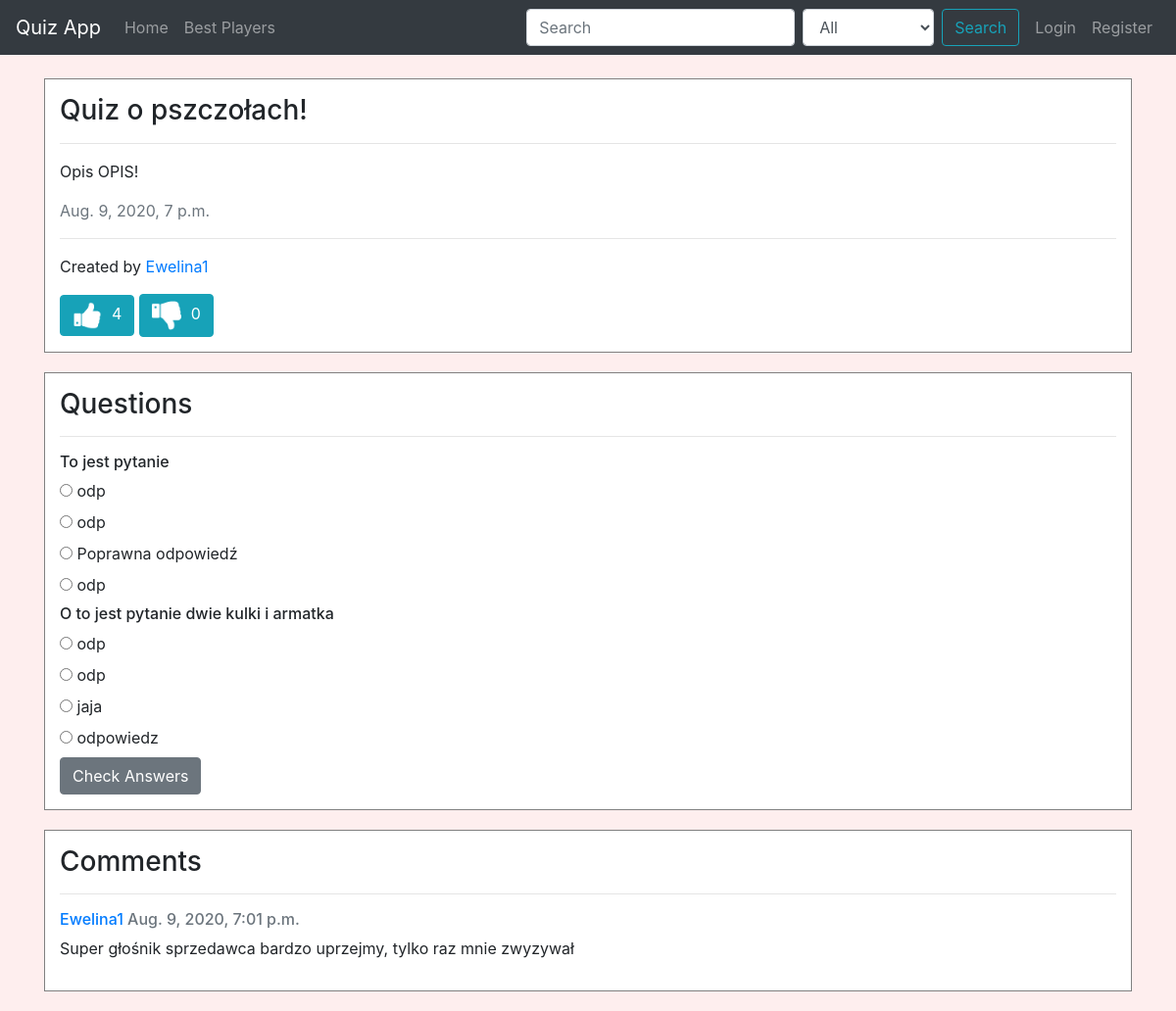
Page /quiz/24 on the committed database.
### quiz/models.py (models this page shows, shortened)
class Quiz(models.Model):
	title = models.CharField(max_length=100)
	description = models.TextField()
	author = models.ForeignKey(User, on_delete=models.CASCADE, related_name='quizzes')
	category = models.ForeignKey(Category, on_delete=models.SET_NULL, null=True, related_name='quizzes')
	date_created = models.DateTimeField(default=now)
	likes = models.ManyToManyField(User, related_name='liked_quizzes')
	dislikes = models.ManyToManyField(User, related_name='disliked_quizzes')
	class Meta:
		verbose_name_plural = 'Quizzes'

class Question(models.Model):
	question = models.CharField(max_length=100)
	quiz = models.ForeignKey(Quiz, on_delete=models.CASCADE, related_name='questions')

class Answer(models.Model):
	answer = models.CharField(max_length=100)
	is_correct = models.BooleanField()
	question = models.ForeignKey(Question, on_delete=models.CASCADE, related_name='answers')

class Comment(models.Model):
	user = models.ForeignKey(User, on_delete=models.CASCADE, related_name='comments')
	quiz = models.ForeignKey(Quiz, on_delete=models.CASCADE, related_name='comments')
	comment = models.CharField(max_length=300)
	date_commented = models.DateTimeField(default=now)

### quiz/views.py (the view, shortened to what this page needs)
# urls.py: path('quiz/<int:pk>', views.quiz_detail, name='detail'),
def quiz_detail(request, pk):
    quiz = Quiz.objects.prefetch_related('questions', 'questions__answers').get(pk=pk)
    form = CommentForm()
    comments = quiz.comments.order_by('-date_commented').all()
    return render(request, 'quiz/quiz_detail.html', dict(quiz=quiz, form=form, comments=comments))

### quiz/forms.py
class CommentForm(forms.ModelForm):
	class Meta:
		model = Comment
		fields = ('comment', )

### quiz/context_processors.py (called while the page is built)
def categories_processor(request):
	categories = Category.objects.all()
	return dict(categories=categories)

### quiz/models.py (called while the page is built)
	def __str__(self):
		return self.name

### quiz/templatetags/shuffle.py (called while the page is built)
@register.filter
def shuffle(arg):
	tmp = list(arg)[:]
	random.shuffle(tmp)
	return tmp

### quiz/templates/quiz/quiz_detail.html (shortened to what this page needs)
{% extends "quiz/base.html" %}
{% load crispy_forms_tags %}
{% load static %}
{% load shuffle %}
{% block content %}
	<div class="quiz">
		<h3>{{ quiz.title }}</h3>
		<hr>
		<p>{{ quiz.description }}</p>
		<p class="text-muted">{{ quiz.date_created }}</p>
		<hr>
		<p>Created by <a href="{% url 'accounts:user_view' quiz.author.id %}">{{ quiz.author.username }}</a></p>
		{% if user in quiz.likes.all %}
			<button class="btn btn-success" id="like"><img src="{% static 'quiz/images/thumb-up.png' %}" class="like-icon"><span id="likes-count">{{ quiz.likes.count }}</span></button>
		{% else %}
			<button class="btn btn-info" id="like"><img src="{% static 'quiz/images/thumb-up.png' %}" class="like-icon"><span id="likes-count">{{ quiz.likes.count }}</span></button>
		{% endif %}
		{% if user in quiz.dislikes.all %}
			<button class="btn btn-success" id="dislike"><img src="{% static 'quiz/images/thumb-down.png' %}" class="like-icon"><span id="dislikes-count">{{ quiz.dislikes.count }}</span></button>
		{% else %}
			<button class="btn btn-info" id="dislike"><img src="{% static 'quiz/images/thumb-down.png' %}" class="like-icon"><span id="dislikes-count">{{ quiz.dislikes.count }}</span></button>
		{% endif %}
	</div>
	<div class="quiz">
		<h3>Questions</h3>
		<hr>
		{% if solved %}
			{% for question_and_answers in solved %}
				<h6>{{ question_and_answers.0 }}</h6>
				<ul>
					{% for answer in question_and_answers.1 %}
						{% if answer.1 %}
							<li style="color: green;">{{ answer.0 }}</li>
						{% elif answer.2 %}
							<li style="color: red;">{{ answer.0 }}</li>
						{% else %}
							<li>{{ answer.0 }}</li>
						{% endif %}
					{% endfor %}
				</ul>
			{% endfor %}
			<h5>Points: {{ points }}/{{ solved|length }}</h5>
		{% else %}
		<form method="POST">
			{% for question in quiz.questions.all %}
				<h6>{{ question.question }}</h6>
				{% for answer in question.answers.all|shuffle %}
					<input type="radio" name="answer{{ question.id }}" id="{{ answer.id }}" value="{{ answer.id }}" required>
					<label for="{{ answer.answer }}">{{ answer.answer }}</label>
					<br>
				{% endfor %}
			{% empty %}
				<h6>This quiz don't have any questions yet!</h6>
			{% endfor %}
			{% if quiz.questions.all %}
				<button type="submit" class="btn btn-secondary">Check Answers</button>
			{% endif %}
		</form>
		{% endif %}
	</div>
	<div class="quiz">
		<h3>Comments</h3>
		<hr>
		{% for comment in comments %}
		<div>
			<h6>
				<a href="{% url 'accounts:user_view' comment.user.id %}">{{ comment.user.username }}</a>
				<span class="text-muted">{{ comment.date_commented }}</span>
			</h6>
			<p>{{ comment.comment }}</p>
		</div>
		{% endfor %}
	</div>
{% endblock content %}

### quiz/static/quiz/main.css (style rules this page uses)
body { background-color: #feeeee; }
.quiz { border: 1px solid gray; margin: 20px 0; padding: 15px; background-color: white; }
.like-icon { width: 30px; margin-right: 10px; }

### rows in the picture
Quiz: title "Quiz o pszczołach!", description "Opis OPIS!", date_created "Aug. 9, 2020, 7 p.m.", author.username "Ewelina1", likes.count "4", dislikes.count "0"
Question: question "To jest pytanie"
Answer: answer "odp"
Answer: answer "odp"
Answer: answer "Poprawna odpowiedź"
Answer: answer "odp"
Question: question "O to jest pytanie dwie kulki i armatka"
Answer: answer "odp"
Answer: answer "odp"
Answer: answer "jaja"
Answer: answer "odpowiedz"
Comment: user.username "Ewelina1", date_commented "Aug. 9, 2020, 7:01 p.m.", comment "Super głośnik sprzedawca bardzo uprzejmy, tylko raz mnie zwyzywał"
